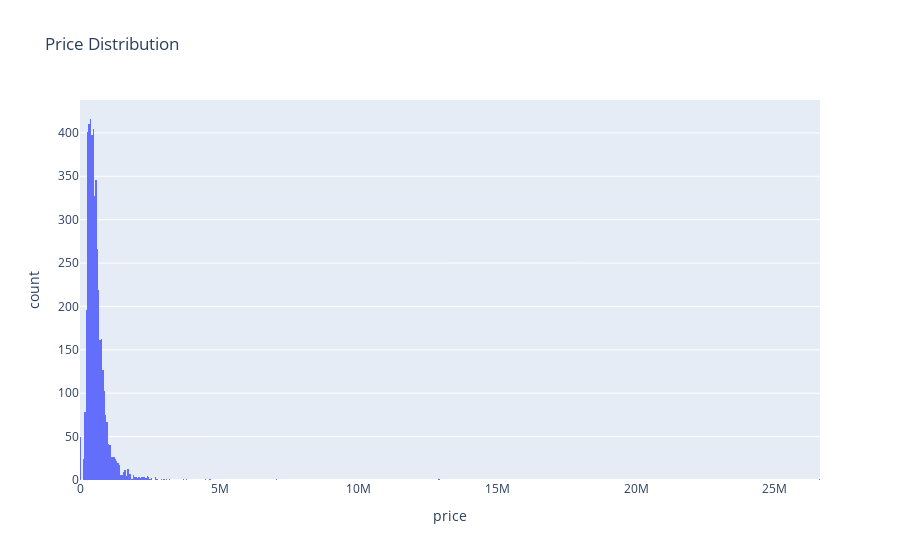

This figure's notebook cell:
### Markdown cell above
### Detect Outliers

One way to detect outliers is by visualizing the data, as outliers can often be identified in various plots.

### Code cell
fig = px.histogram(df1, x='price', title='Price Distribution')
fig.show()

### Figure 1 — Plotly figure (JSON) as saved in the notebook; plotly's stock layout.template omitted (floating-point values rounded to 4 significant figures; data arrays with more than 128 entries replaced by an {"elided": "..."} marker saying what was removed)
{"data": [{"alignmentgroup": "True", "bingroup": "x", "hovertemplate": "price=%{x}<br>count=%{y}<extra></extra>", "legendgroup": "", "marker": {"color": "#636efa", "pattern": {"shape": ""}}, "name": "", "offsetgroup": "", "orientation": "v", "showlegend": false, "type": "histogram", "x": {"elided": "4600 float values"}, "xaxis": "x", "yaxis": "y"}], "layout": {"barmode": "relative", "legend": {"tracegroupgap": 0}, "title": {"text": "Price Distribution"}, "xaxis": {"anchor": "y", "domain": [0, 1], "title": {"text": "price"}}, "yaxis": {"anchor": "x", "domain": [0, 1], "title": {"text": "count"}}}}
